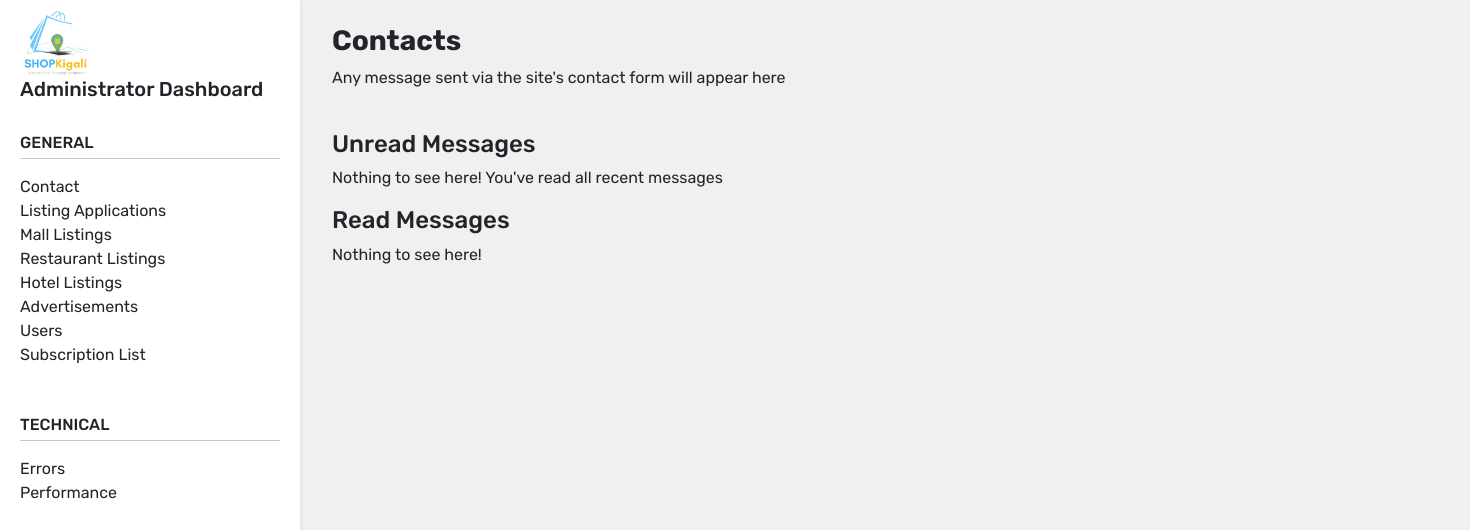
/admin/contacts, run on an earlier commit of the app's database.
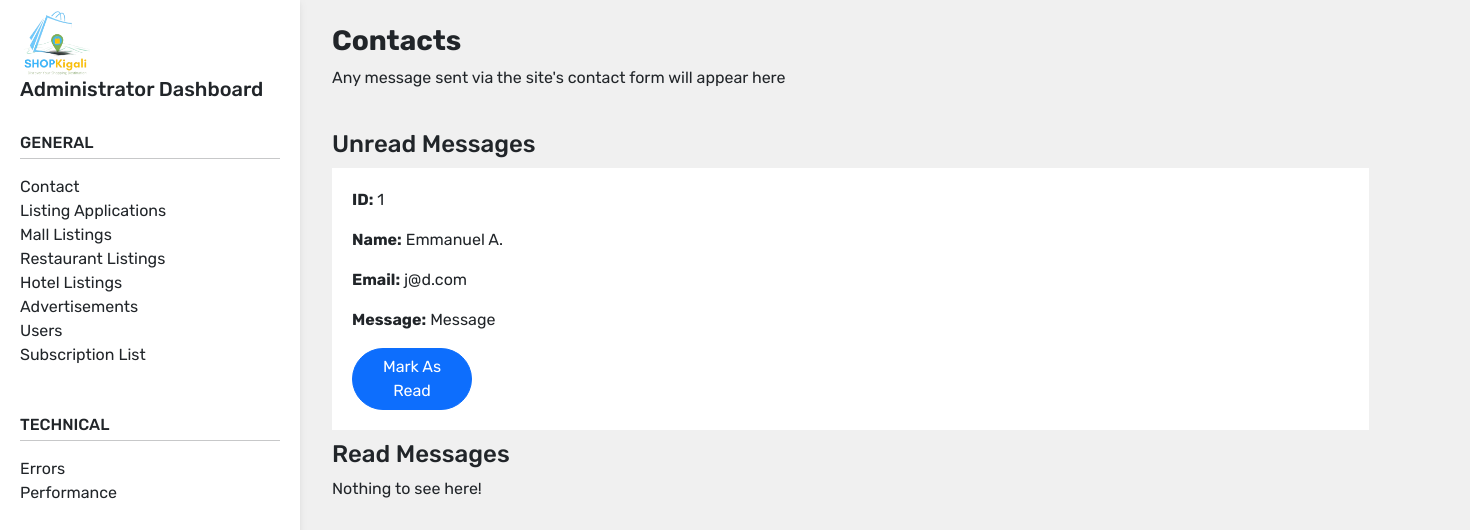
And on a later commit of the database.
### tables this page shows
CREATE TABLE contacts(
    id INTEGER PRIMARY KEY AUTOINCREMENT,
    sender_name TEXT,
    sender_email TEXT,
    sender_message TEXT,
    message_read INTEGER
);

### app.py (the view)
@app.route("/admin/contacts")
def admin_contacts():
    unread_contacts = db.execute("SELECT * FROM contacts WHERE message_read == 1")
    read_contacts = db.execute("SELECT * FROM contacts WHERE message_read == 0")
    return render_template("admin-contacts.html", unread=unread_contacts, read=read_contacts)

### templates/admin-contacts.html (shortened to what this page needs)
{% extends "admin-layout.html" %}
{% block main %}
<h3><strong>
    Contacts
</strong></h3>
<p>Any message sent via the site's contact form will appear here</p>
<br>
<h4>Unread Messages</h4>
{% if unread|length == 0 %}
<p>Nothing to see here! You've read all recent messages</p>
{% else %}
  {% for i in range(unread|length) %}
    <div style="background-color: white; padding: 20px; width: 80%; margin: 10px 0px;">
      <p><strong>ID:</strong> {{ unread[0]["id"] }}</p>
      <p><strong>Name:</strong> {{ unread[0]["sender_name"] }}</p>
      <p><strong>Email:</strong> {{ unread[0]["sender_email"] }}</p>
      <p><strong>Message:</strong> {{ unread[0]["sender_message"] }}</p>
      <button type="submit" class="btn btn-primary">Mark As Read</button>
    </div>
  {% endfor %}
{% endif %}
<h4>Read Messages</h4>
{% if read|length == 0 %}
<p>Nothing to see here!</p>
{% endif %}
{% endblock %}

### templates/admin-layout.html
{% extends ".base.html" %}
{% block content%}
<header>
    <nav id="sidebarMenu" class="collapse d-lg-block sidebar collapse bg-white">
        <img src="/static/images/logo.png" alt="logo" width="70" height="auto" style="margin-right: 10px;">
        <h5>Administrator Dashboard</h5>
        <br>
        <h6 style="margin-bottom: -10px;">GENERAL</h6><hr>
        <a class="sidelink" href="/admin/contacts">Contact</a><br>
        <a class="sidelink" href="/admin/listing-applications">Listing Applications</a><br>
        <a class="sidelink" href="/admin/mall-listings">Mall Listings</a><br>
        <a class="sidelink" href="#">Restaurant Listings</a><br>
        <a class="sidelink" href="#">Hotel Listings</a><br>
        <a class="sidelink" href="#">Advertisements</a><br>
        <a class="sidelink" href="#">Users</a><br>
        <a class="sidelink" href="#">Subscription List</a><br>
        <br><br>
        <h6 style="margin-bottom: -10px;">TECHNICAL</h6><hr>
        <a class="sidelink" href="#">Errors</a><br>
        <a class="sidelink" href="#">Performance</a><br>
    </nav>
  </header>
  <main style="margin-top: 20px;">
    <div class="container pt-1" style="margin-left: 320px;">
        {% block main %}
        {% endblock %}
    </div>
  </main>
{% endblock %}

### templates/.base.html (shortened to what this page needs)
<!DOCTYPE html>
<html>
<head>
    <link href="https://cdn.jsdelivr.net/npm/bootstrap@5.3.0-alpha1/dist/css/bootstrap.min.css" rel="stylesheet"
>
    <link rel="stylesheet" href="/static/css/utils.css">
    <link rel="stylesheet" href="/static/css/common.css">
</head>
<body>
    {% block content %} {% endblock %}
</body>
</html>

### static/css/utils.css (style rules this page uses)
:root { --pagebg: azure; }

### static/css/common.css (style rules this page uses)
* { box-sizing: border-box; margin: 0px; padding: 0px; font-family: 'Rubik', sans-serif; }
body { background-color: rgb(240, 240, 240); overflow-x: hidden; }
a { text-decoration: none !important; color: inherit; }
.btn { margin-right: 5px; border-radius: 50px; width: 120px; }
.sidebar { position: fixed; top: 0; bottom: 0; left: 0; padding: 10px 20px; box-shadow: 0 2px 5px 0 rgb(0 0 0 / 5%), 0 2px 10px 0 rgb(0 0 0 / 5%); width: 300px; z-index: 600; }
.sidelink { width: 100%; }

What changed in the data, as far as the page shows it:
added contacts: id "1", sender_name "Emmanuel A.", sender_email "j@d.com", sender_message "Message"
Also different on the page:
new list line: "ID: Name: Email: Message: Mark As Read"
text no longer shown: "Nothing to see here! You've read all recent messages"
